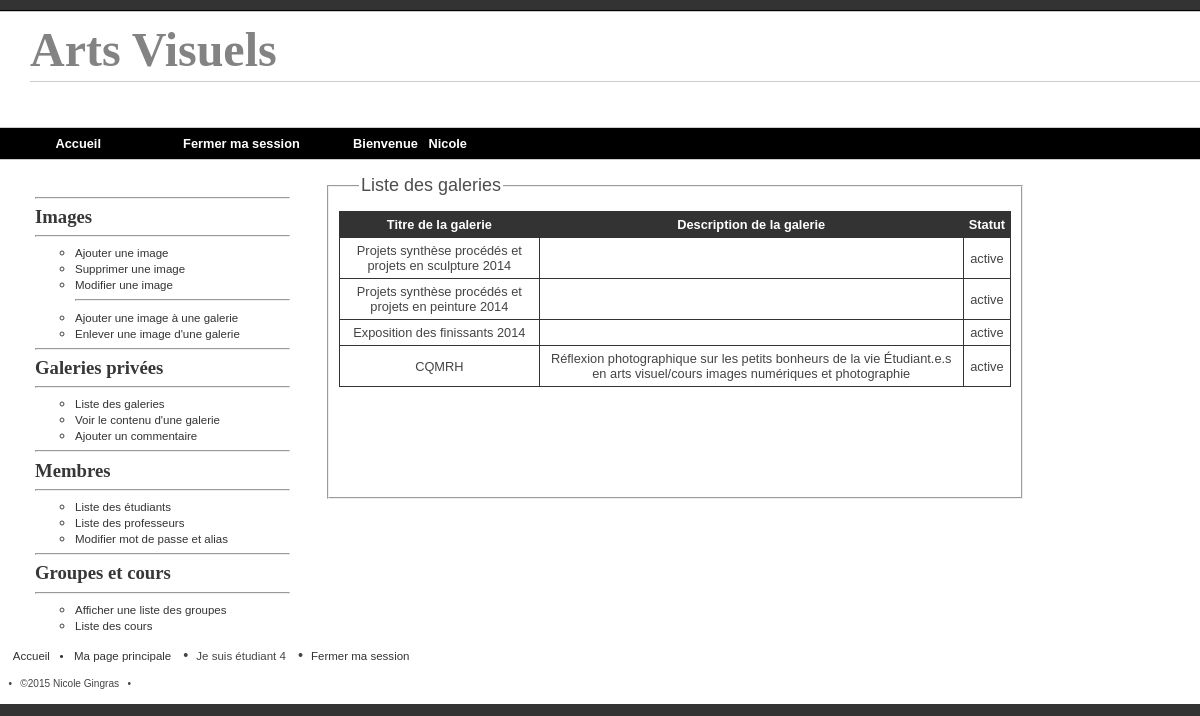
The page /pageGaleriePubliqueListe.php (signed in) on the database its author committed.
### tables this page shows
CREATE TABLE IF NOT EXISTS `galeries_publiques` (
  `idgaleries_publiques` int(11) NOT NULL AUTO_INCREMENT,
  `titregalerie` varchar(100) NOT NULL,
  `descriptiongalerie` text,
  `publique_privee` int(11) NOT NULL DEFAULT '1',
  `dossier` varchar(10) NOT NULL DEFAULT 'publique',
  `status` int(11) NOT NULL DEFAULT '0',
  PRIMARY KEY (`idgaleries_publiques`)
);

### metier/rechercherGalerie.class.php (called while the page is built, shortened)
<?php
include_once "select.class.php";
class RechercherGalerie extends Select{
	private $select;
	function __construct() {
		$this->select = new Select();
	}
	function afficherGaleriesPubliques(){
		$procedureStockee= "afficher_galeries_publiques()";
		$liste = $this->select->callTous($procedureStockee);
		return $liste;
	}
}

### metier/select.class.php (called while the page is built, shortened)
<?php
class Select extends Connexion{
	private $connexion;
	function __construct() {
		$this->connexion = new Connexion();
	}
	public function callTous($procedureStockee) {
		try {
			$requete = $this->connexion->prepare("CALL $procedureStockee");
			$requete->execute();
			$nbLigne = $requete->fetchAll();
			return $nbLigne;
			$this->connexion = null;
		}
		catch (PDOException $e) {
			echo "<p>Erreur: " . $e->getMessage() . "</p>";
		}
	}
}
?>

### metier/rechercherGaleries.php (the view, shortened to what this page needs)
<?php
$type = $_POST['type'];
include_once 'rechercherGalerie.class.php';
$cherche = new RechercherGalerie;
switch ($type):
case "publique":
	$liste=$cherche->afficherGaleriesPubliques();
	echo "<table>";
	echo "<tr>";
	echo "<th>Titre de la galerie</th>";
	echo "<th>Description de la galerie</th>";
	echo "<th>Statut</th>";
	echo "</tr>";
	foreach($liste as $ligne) {
		echo "<tr>";
		echo "<td>" . $ligne['titregalerie'] . "</td>";
		echo "<td>" . $ligne['descriptiongalerie'] . "</td>";
		echo "<td>";
		switch ($ligne['status']) {
			case 0:
			echo "active";
			break;
		}
		echo  "</td>";
		echo "</tr>";
	}
	echo "</table>";
	break;
	endswitch;

### css/style.css (style rules this page uses)
body { background-color: #888888; width: 960px; border-top: 1px solid black; }
html { margin: 0; padding: 0; background: #333; font-family: Helvetica, sans-serif; font-size:12.0pt; }
body { margin: auto; margin-top: 10px; padding-bottom: 5px; width: 1200px; border-top: 1px solid black; border-bottom: none; background: white; }
table { font-size: .8em; border: 1px solid #333; min-width: 450px; width:100%; border-collapse: collapse; padding: 5px; }
td,th { color: #444444; border: 1px solid #333; text-align: center; overflow: hidden; padding: 5px; }
th { background: #333; color: white; }
.clearfix:after { content: ""; clear: both; display: block; }

### rows shown on the page
galeries_publiques: titregalerie "Projets synthèse procédés et projets en sculpture 2014", status "active"
galeries_publiques: titregalerie "Projets synthèse procédés et projets en peinture 2014", status "active"
galeries_publiques: titregalerie "Exposition des finissants 2014", status "active"
galeries_publiques: titregalerie "CQMRH", descriptiongalerie "Réflexion photographique sur les petits bonheurs de la vie Étudiant.e.s en arts visuel/cours images numériques et photographie", status "active"

### other values the page prints
$_SESSION['prenom'] "Nicole"
$_SESSION['idMembre'] "4"
